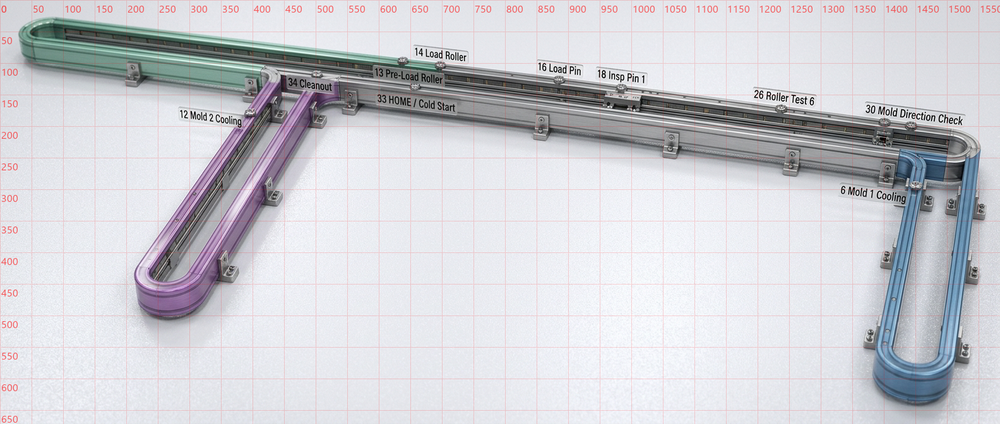
#> input picture magne_temp/full_track_grid.png, 1000 x 424 px, shrunk from 1584 x 672 before the run, found by its file name
$ python remove_grid_simple.py
#> lines starting #> are read from the running program, lines starting #| are printed output that depends on the picture; after the words box and inside, x2 and y2 are one past the last pixel; in counts of white or black regions, pixels touching at a corner belong together
"""Remove red grid by covering top/left border strips with background color."""
import numpy as np
from PIL import Image

img = Image.open(r'C:\Users\thadd\.openclaw\workspace\magne_temp\full_track_grid.png').convert('RGB')
#> img is the input picture: PIL image 1000x424 RGB; mean R, G, B 205.7, 206.1, 211.6
arr = np.array(img).copy()
h, w, _ = arr.shape
#> h = 424; w = 1000

# Fill top strip (grid X labels) and left strip (grid Y labels) with background color
# Use average color of a safe background region
bg_sample = arr[80:120, 80:120]  # area inside the grid, should be background
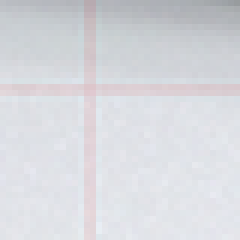
#> bg_sample: shape (40, 40, 3) (shown 6 times larger); mean R, G, B 215.6, 217.1, 222
bg_color = tuple(np.median(bg_sample, axis=(0,1)).astype(int))
#> bg_color = (222, 224, 230)
print('Background color:', bg_color)
#| Background color: (222, 224, 230)

arr[:60, :] = bg_color       # top strip
arr[:, :50] = bg_color       # left strip
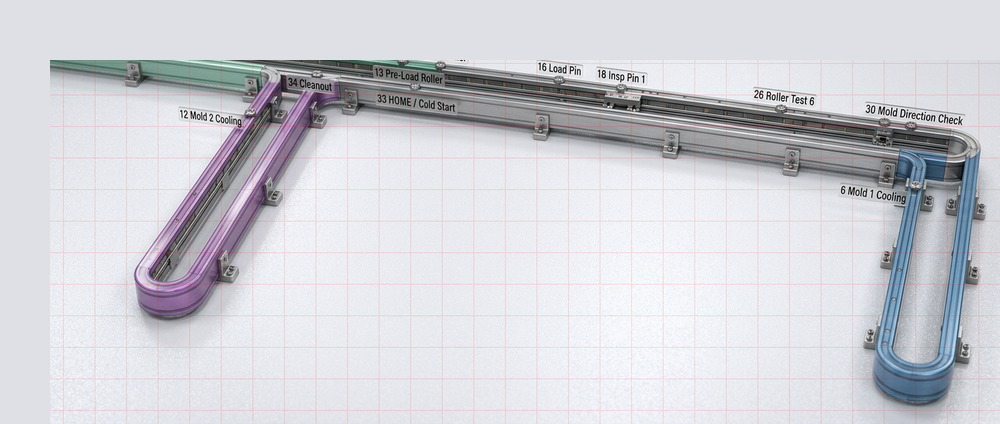
#> arr: shape (424, 1000, 3); mean R, G, B 207.6, 208.5, 214.5

out = Image.fromarray(arr)
out.save(r'C:\Users\thadd\.openclaw\workspace\magne_temp\track_no_grid_simple.png')
print('Saved track_no_grid_simple.png')

$ run again, with magne_temp/track_photo_candidate.png copied over magne_temp/full_track_grid.png
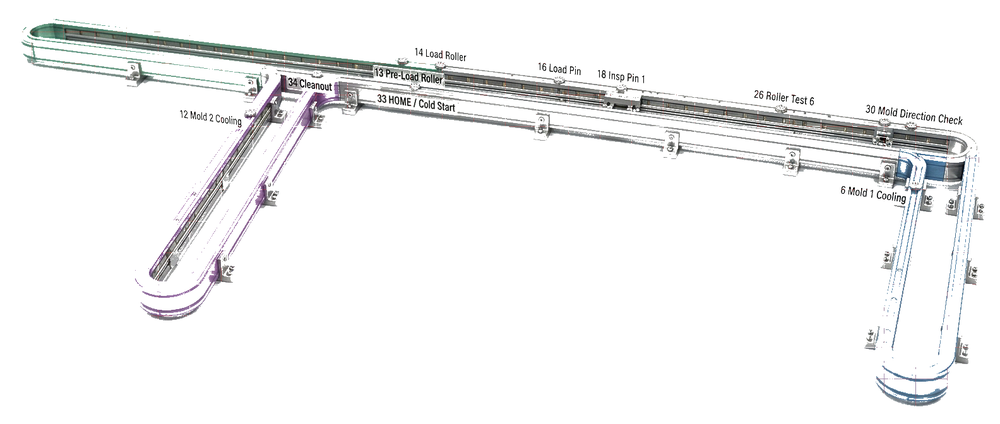
#> input picture magne_temp/track_photo_candidate.png, 1000 x 424 px, shrunk from 1584 x 672 before the run, found by its file name
#> img is the input picture: PIL image 1000x424 RGB; mean R, G, B 243.4, 243.7, 243.9
#> bg_sample: shape (40, 40, 3); every value is 255
#> bg_color = (255, 255, 255)
#| Background color: (255, 255, 255)
#> `arr[:60, :] = bg_color`:
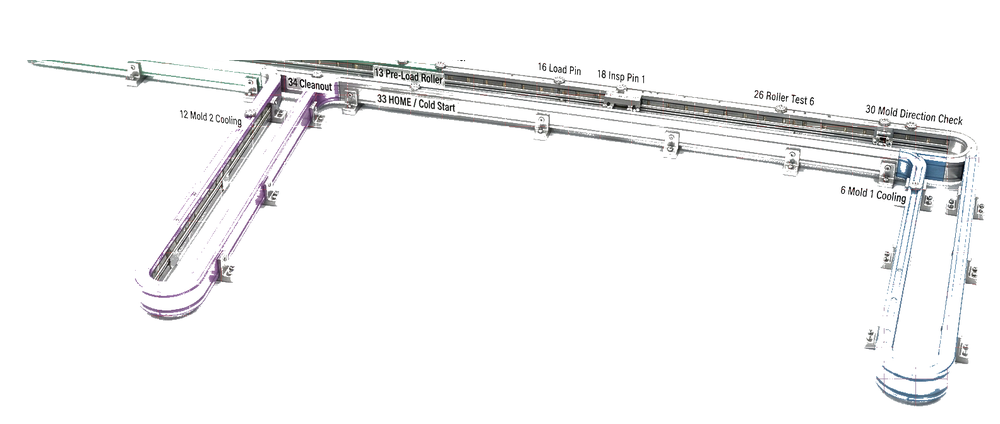
#> arr: shape (424, 1000, 3); 1.48% of pixels changed, all inside (x1, y1, x2, y2) = (19, 16, 469, 60)
